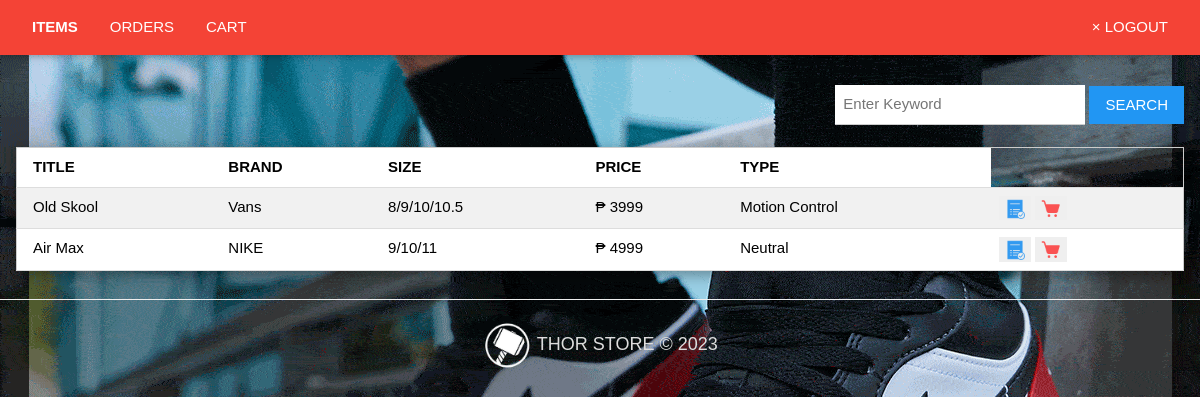
Page /user/items (signed in) on the committed database.
### tables this page shows
CREATE TABLE 'Items'
('i_id' integer primary key autoincrement,
'ISBN' integer unique on conflict ignore,
'title' varchar(100),
'author' varchar(100),
'genre' varchar(50),
'price' decimal(10,2),
'i_type' varchar(25));

### app.py (the view)
@app.route("/user/items")
def user_items():
    if 'user' in session:
        head = ['title','brand','size','price','type']
        rows = getall('Items')
        return render_template("user_items.html",title="user",header=head,itemlist=rows,search=None)
    elif 'admin' in session:
        return redirect(url_for("admin_customers"))
    else:
        flash("Login Properly!!!")
        return redirect(url_for("login"))

### dbhelper.py (called while the page is built)
def connect():
    return sqlite3.connect(database)

def getprocess(sql:str)->list:
    conn = connect()
    conn.row_factory = sqlite3.Row #return dictionary format
    cursor = conn.cursor()
    cursor.execute(sql)
    rows = cursor.fetchall()
    cursor.close()
    return rows

def getall(table)->list:
    sql:str = f"SELECT * FROM `{table}`"
    return getprocess(sql)

### templates/user_items.html (shortened to what this page needs)
{% extends 'base_user.html' %}
{% block nav %}
	<a href="{{ url_for('user_items') }}" class="w3-bar-item w3-left w3-button" style="font-weight: bold">ITEMS</a>
	<a href="{{ url_for('user_orders') }}" class="w3-bar-item w3-left w3-button">ORDERS</a>
	<a href="{{ url_for('user_cart') }}" class="w3-bar-item w3-left w3-button">CART</a>
{% endblock %}
{% block content %}
	<div class="w3-bar">
		<form method="post" action="/user/items/search" class="w3-right">
			<input type="text" name="search" id="search" class="w3-input" placeholder="Enter Keyword" style="width:250px;display:inline;">
			<input type="submit" value="SEARCH" class="w3-button w3-blue">
		</form>
	</div>
	<br>
	<table class="w3-table-all w3-card-4 w3-animate-top">
		<tr>
			{% for h in header %}
				<th>{{ h | upper }}</th>
			{% endfor %}
		</tr>
		{% for item in itemlist %}
			<tr>
				<td>{{ item['title'] }}</td>
				<td>{{ item['author'] }}</td>
				<td>{{ item['genre'] }}</td>
				<td>&#x20B1; {{ item['price'] }}</td>
				<td>{{ item['i_type'] }}</td>
				<td>
					<button style="cursor:pointer;border:none" onclick="document.getElementById('ordermodal_{{ item['i_id'] }}').style.display='block'">
						<img width="20px" src="../static/icons/order.png">
					</button>
					<button style="cursor:pointer;border:none" onclick="document.getElementById('addtocartmodal_{{ item['i_id'] }}').style.display='block'">
						<img width="20px" src="../static/icons/cart.png">
					</button>
				</td>
			</tr>
		{% endfor%}
	</table>
{% endblock %}

### static/css/w3.css (style rules this page uses)
html { box-sizing:border-box }
*,*:before,*:after { box-sizing:inherit }
html { -ms-text-size-adjust:100%;-webkit-text-size-adjust:100% }
body { margin:0 }
a { background-color:transparent }
img { border-style:none }
button,input,select,textarea,optgroup { font:inherit;margin:0 }
button,input { overflow:visible }
button,select { text-transform:none }
button,[type=button],[type=reset],[type=submit] { -webkit-appearance:button }
html,body { font-family:Verdana,sans-serif;font-size:15px;line-height:1.5 }
html { overflow-x:hidden }
img { vertical-align:middle }
a { color:inherit }
.w3-table,.w3-table-all { border-collapse:collapse;border-spacing:0;width:100%;display:table }
.w3-table-all { border:1px solid #ccc }
.w3-bordered tr,.w3-table-all tr { border-bottom:1px solid #ddd }
.w3-table-all tr:nth-child(odd) { background-color:#fff }
.w3-table-all tr:nth-child(even) { background-color:#f1f1f1 }
.w3-table td,.w3-table th,.w3-table-all td,.w3-table-all th { padding:8px 8px;display:table-cell;text-align:left;vertical-align:top }
.w3-table th:first-child,.w3-table td:first-child,.w3-table-all th:first-child,.w3-table-all td:first-child { padding-left:16px }
.w3-btn,.w3-button { border:none;display:inline-block;padding:8px 16px;vertical-align:middle;overflow:hidden;text-decoration:none;color:inherit;background-color:inherit;text-align:center;cursor:pointer;white-space:nowrap }
.w3-btn,.w3-button { -webkit-touch-callout:none;-webkit-user-select:none;-khtml-user-select:none;-moz-user-select:none;-ms-user-select:none;user-select:none }
.w3-input { padding:8px;display:block;border:none;border-bottom:1px solid #ccc;width:100% }
.w3-bar { width:100%;overflow:hidden }
.w3-bar .w3-button { white-space:normal }
.w3-container:after,.w3-container:before,.w3-panel:after,.w3-panel:before,.w3-row:after,.w3-row:before,.w3-row-padding:after,.w3-row-padding:before, .w3-cell-row:before,.w3-cell-row:after,.w3-clear:after,.w3-clear:before,.w3-bar:before,.w3-bar:after { content:"";display:table;clear:both }
.w3-card-4,.w3-hover-shadow:hover { box-shadow:0 4px 10px 0 rgba(0,0,0,0.2),0 4px 20px 0 rgba(0,0,0,0.19) }
.w3-animate-top { position:relative;animation:animatetop 0.4s }
.w3-left { float:left!important }
.w3-right { float:right!important }
.w3-blue,.w3-hover-blue:hover { color:#fff!important;background-color:#2196F3!important }

### templates/base.html (style rules this page uses)
body { margin: 0; padding: 0; background-image: url('../static/icons/image.png'); background-size: cover; background-position: center; height: 100vh; }

### rows in the picture
Items: title "Old Skool", author "Vans", genre "8/9/10/10.5", price "3999", i_type "Motion Control"
Items: title "Air Max", author "NIKE", genre "9/10/11", price "4999", i_type "Neutral"

### other values in the picture
{{ h | upper }} "TITLE" "BRAND" "SIZE" "PRICE" "TYPE"
